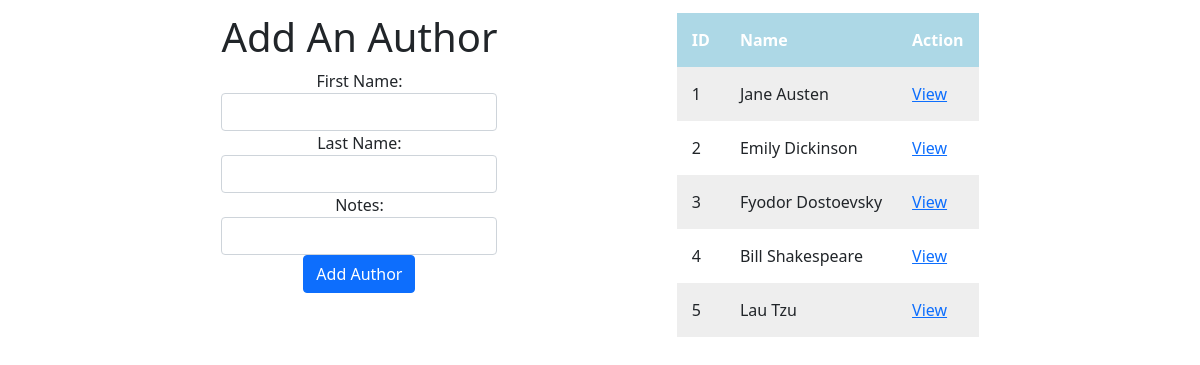
The app's page /authors, older data.
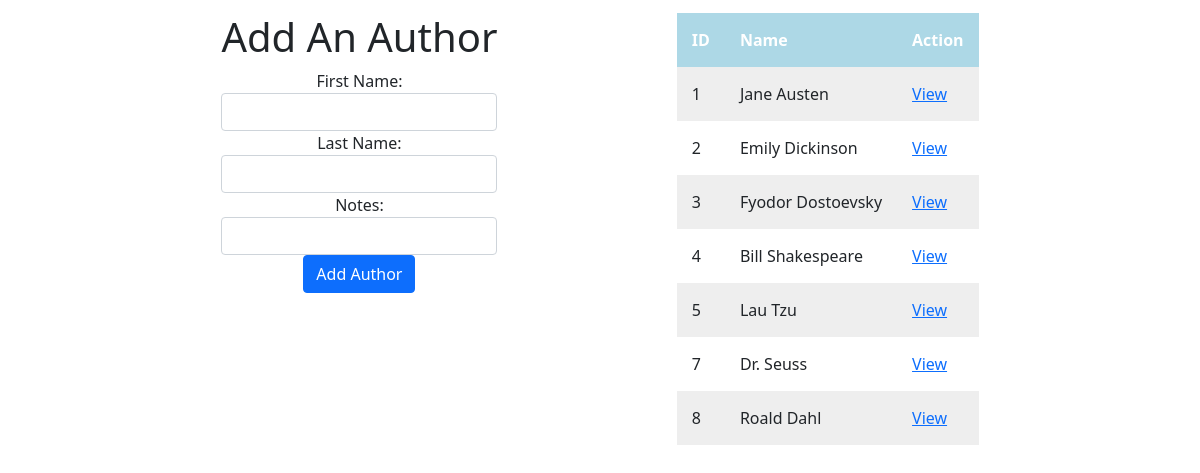
The same page, newer data.
### books_authors_app/models.py (models this page shows)
class Author(models.Model):
    first_name = models.CharField(max_length=45)
    last_name = models.CharField(max_length=45)
    books = models.ManyToManyField(Book, related_name="authors")
    notes = models.TextField()
    created_at = models.DateTimeField(auto_now_add=True)
    updated_at = models.DateTimeField(auto_now=True)

### books_authors_app/views.py (the view)
# urls.py: path('authors', views.author),
def author(request):
  context = {
    'all_authors': Author.objects.all()
  }
  return render(request, 'authors.html', context)

### books_authors_app/templates/authors.html (shortened to what this page needs)
<!DOCTYPE html>
<html>
  <head>
    <link href="https://cdn.jsdelivr.net/npm/bootstrap@5.0.0-beta1/dist/css/bootstrap.min.css" rel="stylesheet">
    {% load static %}
    <link rel="stylesheet" href="{% static 'css/style.css' %}">
  </head>
  <body>
    <div class="container">
      <div class="add-book">
        <h1>Add An Author</h1>
            <div class="form-row">
            <form action="/addAuthor" method='post'>
            <div class="col">
                First Name: <input type="text" class="form-control" name="first_name">
            </div>
            <div class="col">
              Last Name: <input type="text" class="form-control" name="last_name">
          </div>
            <div class="col">
                Notes: <input type="text" class="form-control" name="notes">
            </div>
            <input type="submit" class="btn btn-primary" value="Add Author">
            </form>
            </div>
    </div>
    <div class="all-authors">
      <table>
          <tr>
            <th>ID</th>
            <th>Name</th>
            <th>Action</th>
          </tr>
          {% for author in all_authors %}
          <tr>
            <td>{{author.id}}</td>
            <td>{{author.first_name}} {{author.last_name}}</td>
            <td><a href="/authors/{{author.id}}"">View</a>
            </td>
          </tr>
          {% endfor %}
      </table>
    </div>
    </div>
  </body>
</html>

Row changes from the older to the newer data that the page shows:
added Author: id "7", first_name "Dr.", last_name "Seuss"
added Author: id "8", first_name "Roald", last_name "Dahl"
